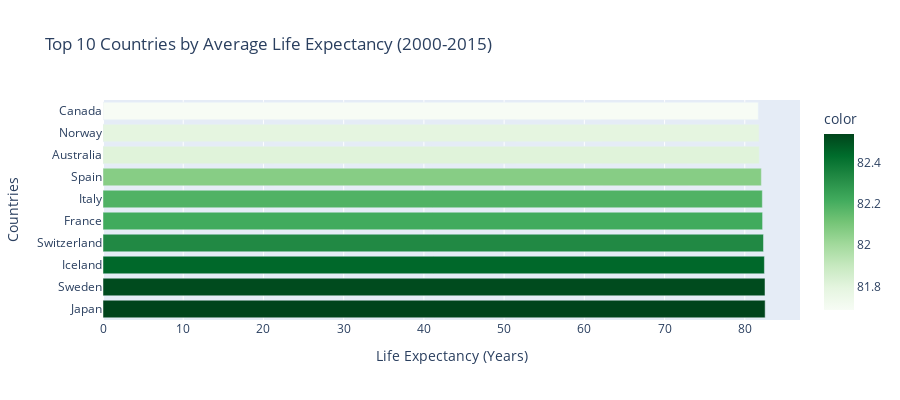
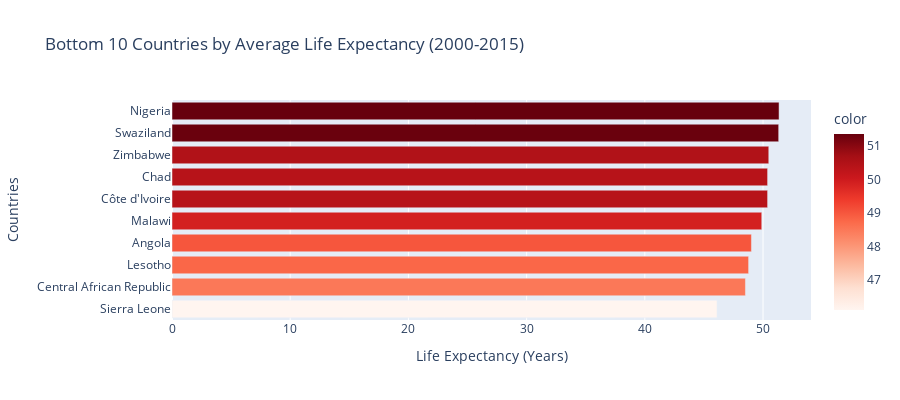

The notebook cell saved with these charts, in order:
### Code cell
# Top and bottom performing countries
country_avg = df_clean.groupby('Country')['Life expectancy'].mean().sort_values(ascending=False)

# Top 10 countries
top_10 = country_avg.head(10)
fig3 = px.bar(
    x=top_10.values,
    y=top_10.index,
    orientation='h',
    title="Top 10 Countries by Average Life Expectancy (2000-2015)",
    color=top_10.values,
    color_continuous_scale='Greens',
    labels={'x': 'Life Expectancy (Years)', 'y': 'Countries'}
)
fig3.update_layout(height=400, showlegend=False)
fig3.show()

# Filter out countries with insufficient data for bottom 10
country_data_counts = df_clean.groupby('Country').size()
countries_with_sufficient_data = country_data_counts[country_data_counts >= 5].index
df_filtered = df_clean[df_clean['Country'].isin(countries_with_sufficient_data)]
country_avg_filtered = df_filtered.groupby('Country')['Life expectancy'].mean().sort_values(ascending=False)
bottom_10 = country_avg_filtered.tail(10).sort_values(ascending=True)

fig4 = px.bar(
    x=bottom_10.values,
    y=bottom_10.index,
    orientation='h',
    title="Bottom 10 Countries by Average Life Expectancy (2000-2015)",
    color=bottom_10.values,
    color_continuous_scale='Reds',
    labels={'x': 'Life Expectancy (Years)', 'y': 'Countries'}
)
fig4.update_layout(height=400, showlegend=False)
fig4.show()

print(f"Country Performance Analysis:")
print("="*50)
print(f"Highest life expectancy: {country_avg.max():.1f} years ({country_avg.index[0]})")
print(f"Lowest life expectancy: {country_avg.min():.1f} years ({country_avg.index[-1]})")
print(f"Range: {country_avg.max() - country_avg.min():.1f} years difference")
print("Top performers: Predominantly developed nations with advanced healthcare systems")
print("Bottom performers: Mainly Sub-Saharan African countries facing challenges like poverty and disease")

### Figure 1 — Plotly figure (JSON) as saved in the notebook; plotly's stock layout.template omitted (floating-point values rounded to 4 significant figures)
{"data": [{"hovertemplate": "Life Expectancy (Years)=%{x}<br>Countries=%{y}<br>color=%{marker.color}<extra></extra>", "legendgroup": "", "marker": {"color": [82.54, 82.52, 82.44, 82.33, 82.22, 82.19, 82.07, 81.81, 81.79, 81.69], "coloraxis": "coloraxis", "pattern": {"shape": ""}}, "name": "", "orientation": "h", "showlegend": false, "textposition": "auto", "type": "bar", "x": [82.54, 82.52, 82.44, 82.33, 82.22, 82.19, 82.07, 81.81, 81.79, 81.69], "xaxis": "x", "y": ["Japan", "Sweden", "Iceland", "Switzerland", "France", "Italy", "Spain", "Australia", "Norway", "Canada"], "yaxis": "y"}], "layout": {"barmode": "relative", "coloraxis": {"colorbar": {"title": {"text": "color"}}, "colorscale": [[0, "rgb(247,252,245)"], [0.125, "rgb(229,245,224)"], [0.25, "rgb(199,233,192)"], [0.375, "rgb(161,217,155)"], [0.5, "rgb(116,196,118)"], [0.625, "rgb(65,171,93)"], [0.75, "rgb(35,139,69)"], [0.875, "rgb(0,109,44)"], [1, "rgb(0,68,27)"]]}, "height": 400, "legend": {"tracegroupgap": 0}, "showlegend": false, "title": {"text": "Top 10 Countries by Average Life Expectancy (2000-2015)"}, "xaxis": {"anchor": "y", "domain": [0, 1], "title": {"text": "Life Expectancy (Years)"}}, "yaxis": {"anchor": "x", "domain": [0, 1], "title": {"text": "Countries"}}}}

### Figure 2 — Plotly figure (JSON) as saved in the notebook; plotly's stock layout.template omitted (floating-point values rounded to 4 significant figures)
{"data": [{"hovertemplate": "Life Expectancy (Years)=%{x}<br>Countries=%{y}<br>color=%{marker.color}<extra></extra>", "legendgroup": "", "marker": {"color": [46.11, 48.51, 48.78, 49.02, 49.89, 50.39, 50.39, 50.49, 51.33, 51.36], "coloraxis": "coloraxis", "pattern": {"shape": ""}}, "name": "", "orientation": "h", "showlegend": false, "textposition": "auto", "type": "bar", "x": [46.11, 48.51, 48.78, 49.02, 49.89, 50.39, 50.39, 50.49, 51.33, 51.36], "xaxis": "x", "y": ["Sierra Leone", "Central African Republic", "Lesotho", "Angola", "Malawi", "Côte d'Ivoire", "Chad", "Zimbabwe", "Swaziland", "Nigeria"], "yaxis": "y"}], "layout": {"barmode": "relative", "coloraxis": {"colorbar": {"title": {"text": "color"}}, "colorscale": [[0, "rgb(255,245,240)"], [0.125, "rgb(254,224,210)"], [0.25, "rgb(252,187,161)"], [0.375, "rgb(252,146,114)"], [0.5, "rgb(251,106,74)"], [0.625, "rgb(239,59,44)"], [0.75, "rgb(203,24,29)"], [0.875, "rgb(165,15,21)"], [1, "rgb(103,0,13)"]]}, "height": 400, "legend": {"tracegroupgap": 0}, "showlegend": false, "title": {"text": "Bottom 10 Countries by Average Life Expectancy (2000-2015)"}, "xaxis": {"anchor": "y", "domain": [0, 1], "title": {"text": "Life Expectancy (Years)"}}, "yaxis": {"anchor": "x", "domain": [0, 1], "title": {"text": "Countries"}}}}
